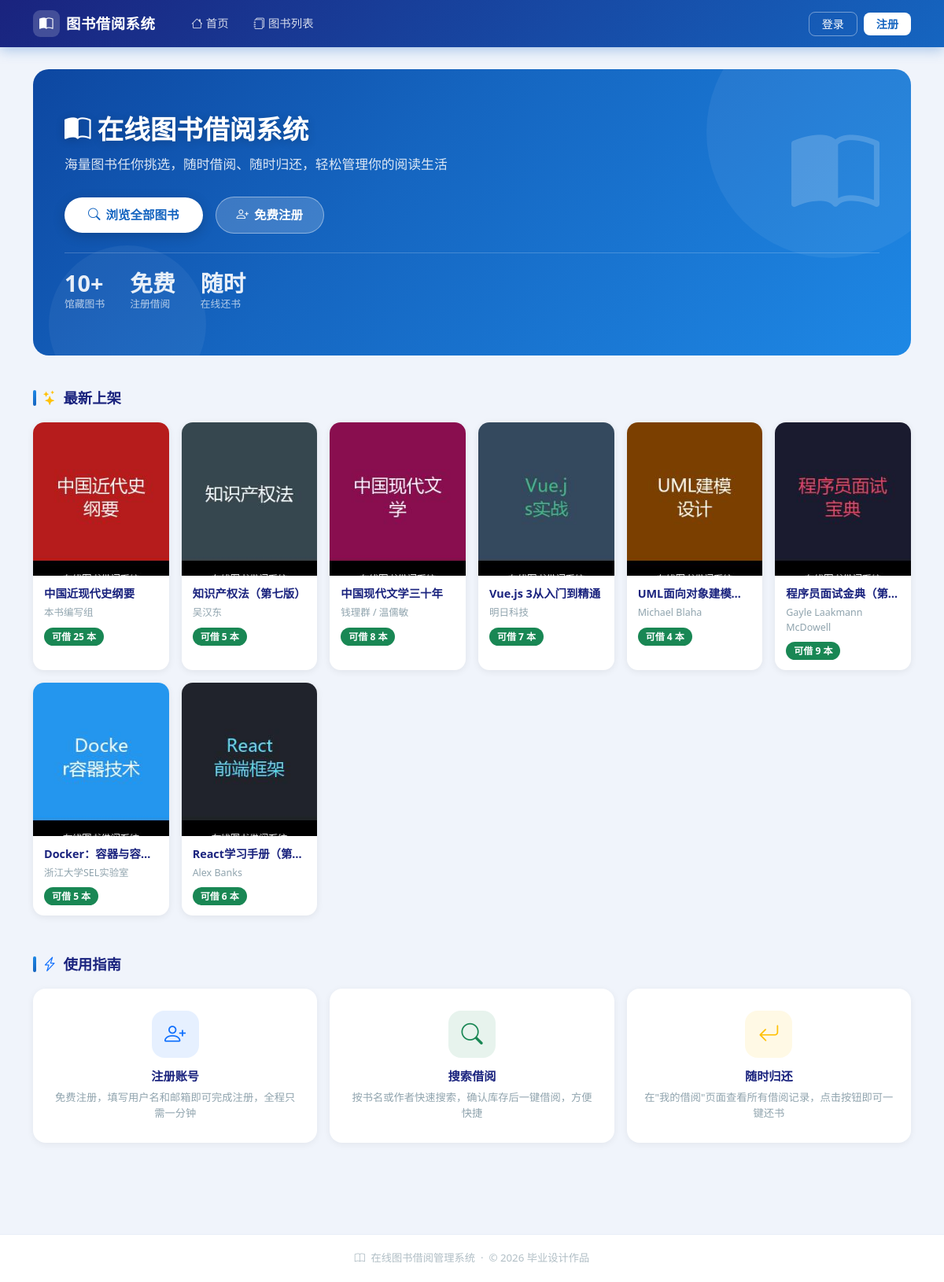
The page / on the database its author committed.
### models.py (models this page shows, shortened)
class Book(db.Model):
    __tablename__ = 'book'
    id = db.Column(db.Integer, primary_key=True)
    title = db.Column(db.String(100), nullable=False)
    author = db.Column(db.String(50), nullable=False)
    publisher = db.Column(db.String(100))
    isbn = db.Column(db.String(30), unique=True)
    description = db.Column(db.Text)
    cover_image = db.Column(db.String(200), default='default.jpg')
    stock = db.Column(db.Integer, default=1)
    category = db.Column(db.String(50), default='其他')   # 图书分类
    created_at = db.Column(db.DateTime, default=datetime.now)
    borrow_records = db.relationship('BorrowRecord', backref='book', lazy=True)
    comments = db.relationship('Comment', backref='book', lazy=True)

### app.py (the view)
@app.route('/')
def index():
    books = Book.query.order_by(Book.created_at.desc()).limit(8).all()
    total_books = Book.query.count()
    total_users = User.query.filter_by(is_admin=False).count()
    total_borrows = BorrowRecord.query.count()
    return render_template('index.html', books=books,
                           total_books=total_books,
                           total_users=total_users,
                           total_borrows=total_borrows)

### templates/index.html (shortened to what this page needs)
{% extends 'base.html' %}
{% block content %}
<div class="hero-section text-white">
    <div class="row align-items-center">
        <div class="col-md-8">
            <h1 class="hero-title">
                <i class="bi bi-book-half me-2"></i>在线图书借阅系统
            </h1>
            <p class="hero-sub">海量图书任你挑选，随时借阅、随时归还，轻松管理你的阅读生活</p>
            <a href="{{ url_for('book_list') }}" class="hero-btn">
                <i class="bi bi-search"></i> 浏览全部图书
            </a>
            {% if not session.get('user_id') %}
            <a href="{{ url_for('register') }}"
               style="background:rgba(255,255,255,.18);color:#fff;font-weight:600;
                      padding:11px 26px;border-radius:50px;border:1.5px solid rgba(255,255,255,.4);
                      text-decoration:none;font-size:.97rem;display:inline-flex;align-items:center;
                      gap:7px;margin-left:12px;transition:background .18s"
               onmouseover="this.style.background='rgba(255,255,255,.28)'"
               onmouseout="this.style.background='rgba(255,255,255,.18)'">
                <i class="bi bi-person-plus"></i> 免费注册
            </a>
            {% endif %}
        </div>
        <div class="col-md-4 d-none d-md-flex justify-content-end">
            <div style="font-size:7rem;opacity:.18;line-height:1">
                <i class="bi bi-book-half"></i>
            </div>
        </div>
    </div>
    <div class="hero-stats mt-4 pt-4" style="border-top:1px solid rgba(255,255,255,.2)">
        <div class="hero-stat">
            <div class="num">10+</div>
            <div class="label">馆藏图书</div>
        </div>
        <div class="hero-stat">
            <div class="num">免费</div>
            <div class="label">注册借阅</div>
        </div>
        <div class="hero-stat">
            <div class="num">随时</div>
            <div class="label">在线还书</div>
        </div>
    </div>
</div>
<div class="section-title">
    <span class="title-dot"></span>
    <i class="bi bi-stars text-warning"></i> 最新上架
</div>
<div class="row g-3 mb-5">
    {% if books %}
        {% for book in books %}
        <div class="col-6 col-md-4 col-lg-2">
            <a href="{{ url_for('book_detail', book_id=book.id) }}" class="text-decoration-none">
                <div class="book-card h-100">
                    <img src="{{ url_for('static', filename='images/' + book.cover_image) }}"
                         class="book-cover" alt="{{ book.title }}"
                         onerror="this.src='{{ url_for('static', filename='images/default.jpg') }}'">
                    <div class="card-body">
                        <div class="book-title" title="{{ book.title }}">{{ book.title }}</div>
                        <div class="book-author">{{ book.author }}</div>
                        <span class="stock-badge {% if book.stock > 0 %}bg-success text-white{% else %}bg-light text-secondary{% endif %}">
                            {% if book.stock > 0 %}可借 {{ book.stock }} 本{% else %}暂无库存{% endif %}
                        </span>
                    </div>
                </div>
            </a>
        </div>
        {% endfor %}
    {% else %}
        <div class="col-12 text-muted">暂无图书，请管理员添加。</div>
    {% endif %}
</div>
<div class="section-title">
    <span class="title-dot"></span>
    <i class="bi bi-lightning-charge text-primary"></i> 使用指南
</div>
<div class="row g-3 mb-2">
    <div class="col-md-4">
        <div class="feature-card">
            <div class="feature-icon-wrap bg-primary bg-opacity-10 text-primary">
                <i class="bi bi-person-plus"></i>
            </div>
            <h6>注册账号</h6>
            <p>免费注册，填写用户名和邮箱即可完成注册，全程只需一分钟</p>
        </div>
    </div>
    <div class="col-md-4">
        <div class="feature-card">
            <div class="feature-icon-wrap bg-success bg-opacity-10 text-success">
                <i class="bi bi-search"></i>
            </div>
            <h6>搜索借阅</h6>
            <p>按书名或作者快速搜索，确认库存后一键借阅，方便快捷</p>
        </div>
    </div>
    <div class="col-md-4">
        <div class="feature-card">
            <div class="feature-icon-wrap bg-warning bg-opacity-10 text-warning">
                <i class="bi bi-arrow-return-left"></i>
            </div>
            <h6>随时归还</h6>
            <p>在"我的借阅"页面查看所有借阅记录，点击按钮即可一键还书</p>
        </div>
    </div>
</div>
{% endblock %}

### templates/base.html (shortened to what this page needs)
<!DOCTYPE html>
<html lang="zh-CN">
<head>
    <link rel="stylesheet" href="https://cdn.jsdelivr.net/npm/bootstrap@5.3.0/dist/css/bootstrap.min.css">
    <link rel="stylesheet" href="https://cdn.jsdelivr.net/npm/bootstrap-icons@1.10.5/font/bootstrap-icons.css">
    <link rel="stylesheet" href="{{ url_for('static', filename='css/style.css') }}">
</head>
<body>
<nav class="navbar navbar-expand-lg navbar-dark">
    <div class="container">
        <a class="navbar-brand text-white text-decoration-none" href="{{ url_for('index') }}">
            <span class="brand-icon"><i class="bi bi-book-half"></i></span>
            <span>图书借阅系统</span>
        </a>
        <div class="collapse navbar-collapse" id="navMenu">
            <ul class="navbar-nav me-auto ms-3 gap-1">
                <li class="nav-item">
                    <a class="nav-link" href="{{ url_for('index') }}">
                        <i class="bi bi-house me-1"></i>首页
                    </a>
                </li>
                <li class="nav-item">
                    <a class="nav-link" href="{{ url_for('book_list') }}">
                        <i class="bi bi-journals me-1"></i>图书列表
                    </a>
                </li>
            </ul>
            <ul class="navbar-nav ms-auto gap-2 align-items-center">
                {% if session.get('user_id') %}
                    <li class="nav-item dropdown">
                        <a class="nav-user-badge text-decoration-none dropdown-toggle"
                           href="#" role="button" data-bs-toggle="dropdown">
                            <i class="bi bi-person-circle"></i>
                            {{ session['username'] }}
                        </a>
                        <ul class="dropdown-menu dropdown-menu-end shadow border-0 rounded-3 mt-2">
                            <li>
                                <a class="dropdown-item py-2" href="{{ url_for('profile') }}">
                                    <i class="bi bi-person me-2 text-primary"></i>个人中心
                                </a>
                            </li>
                            <li>
                                <a class="dropdown-item py-2" href="{{ url_for('my_borrow') }}">
                                    <i class="bi bi-clock-history me-2 text-primary"></i>我的借阅
                                </a>
                            </li>
                            <li><hr class="dropdown-divider my-1"></li>
                            <li>
                                <a class="dropdown-item py-2 text-danger" href="{{ url_for('logout') }}">
                                    <i class="bi bi-box-arrow-right me-2"></i>退出登录
                                </a>
                            </li>
                        </ul>
                    </li>
                {% else %}
                    <li class="nav-item">
                        <a class="nav-btn text-decoration-none" href="{{ url_for('login') }}">登录</a>
                    </li>
                    <li class="nav-item">
                        <a class="nav-btn-solid text-decoration-none" href="{{ url_for('register') }}">注册</a>
                    </li>
                {% endif %}
            </ul>
        </div>
    </div>
</nav>
<div class="main-wrap">
    <div class="container">
        {% block content %}{% endblock %}
    </div>
</div>
<footer class="site-footer">
    <div class="container">
        <i class="bi bi-book me-1"></i>
        在线图书借阅管理系统 &nbsp;·&nbsp; © 2026 毕业设计作品
    </div>
</footer>
</body>
</html>

### static/css/style.css (style rules this page uses)
*, *::before, *::after { box-sizing: border-box; }
body { font-family: "Microsoft YaHei", "PingFang SC", "Segoe UI", sans-serif; background: #f0f4fb; color: #2d3748; font-size: 15px; }
a { transition: color .2s; }
.navbar { background: linear-gradient(135deg, #1a237e 0%, #1565c0 100%) !important; box-shadow: 0 3px 16px rgba(21,101,192,.35); padding: 0 0; }
.navbar .container { height: 60px; }
.navbar-brand { font-size: 1.15rem; font-weight: 800; letter-spacing: .5px; display: flex; align-items: center; gap: 8px; }
.navbar-brand .brand-icon { width: 34px; height: 34px; background: rgba(255,255,255,.18); border-radius: 9px; display: flex; align-items: center; justify-content: center; font-size: 1.1rem; }
.nav-link { font-size: .9rem; font-weight: 500; padding: 6px 14px !important; border-radius: 8px; color: rgba(255,255,255,.82) !important; transition: background .18s, color .18s; }
.nav-btn { border: 1.5px solid rgba(255,255,255,.4); border-radius: 8px; padding: 5px 16px; font-size: .88rem; color: #fff !important; transition: background .18s; }
.nav-btn-solid { background: #fff; color: #1565c0 !important; border: none; border-radius: 8px; padding: 5px 16px; font-size: .88rem; font-weight: 600; }
.main-wrap { padding: 28px 0 60px; }
.hero-section { background: linear-gradient(135deg, #0d47a1 0%, #1565c0 40%, #1e88e5 100%); border-radius: 20px; padding: 56px 40px; position: relative; overflow: hidden; margin-bottom: 40px; }
.hero-section::before { content: ''; position: absolute; width: 320px; height: 320px; background: rgba(255,255,255,.06); border-radius: 50%; top: -80px; right: -60px; }
.hero-section::after { content: ''; position: absolute; width: 200px; height: 200px; background: rgba(255,255,255,.05); border-radius: 50%; bottom: -60px; left: 20px; }
.hero-section .hero-title { font-size: 2.1rem; font-weight: 800; text-shadow: 0 2px 12px rgba(0,0,0,.2); margin-bottom: 12px; }
.hero-section .hero-sub { font-size: 1.05rem; opacity: .85; margin-bottom: 28px; }
.hero-section .hero-btn { background: #fff; color: #1565c0; font-weight: 700; padding: 11px 30px; border-radius: 50px; border: none; font-size: .97rem; box-shadow: 0 4px 16px rgba(0,0,0,.18); transition: transform .18s, box-shadow .18s; text-decoration: none; display: inline-flex; align-items: center; gap: 7px; }
.hero-stats { display: flex; gap: 32px; margin-top: 32px; }
.hero-stat { color: rgba(255,255,255,.9); }
.hero-stat .num { font-size: 1.8rem; font-weight: 800; line-height: 1; }
.hero-stat .label { font-size: .8rem; opacity: .75; margin-top: 2px; }
.section-title { font-size: 1.15rem; font-weight: 800; color: #1a237e; display: flex; align-items: center; gap: 8px; margin-bottom: 18px; }
.section-title .title-dot { width: 4px; height: 20px; background: linear-gradient(#1e88e5, #1565c0); border-radius: 2px; }
.book-card { border: none !important; border-radius: 14px !important; overflow: hidden; background: #fff; box-shadow: 0 2px 10px rgba(0,0,0,.07); transition: transform .22s ease, box-shadow .22s ease; cursor: pointer; }
.book-cover { width: 100%; height: 195px; object-fit: cover; display: block; }
.book-card .card-body { padding: 12px 14px 14px; }
.book-title { font-size: .9rem; font-weight: 700; color: #1a237e; white-space: nowrap; overflow: hidden; text-overflow: ellipsis; margin-bottom: 4px; }
.book-author { font-size: .78rem; color: #90a4ae; margin-bottom: 8px; }
.stock-badge { font-size: .75rem; font-weight: 600; padding: 3px 10px; border-radius: 20px; }
.feature-card { border: none !important; border-radius: 16px !important; padding: 28px 22px; background: #fff; box-shadow: 0 2px 10px rgba(0,0,0,.06); transition: transform .2s, box-shadow .2s; text-align: center; }
.feature-icon-wrap { width: 60px; height: 60px; border-radius: 16px; display: inline-flex; align-items: center; justify-content: center; font-size: 1.7rem; margin-bottom: 14px; }
.feature-card h6 { font-weight: 700; font-size: .95rem; color: #1a237e; }
.feature-card p { font-size: .83rem; color: #90a4ae; margin: 0; }
.site-footer { background: #fff; border-top: 1px solid #e8edf7; padding: 20px 0; text-align: center; color: #b0bec5; font-size: .83rem; margin-top: 48px; }

### rows shown on the page
Book: cover_image (picture), title "中国近现代史纲要", author "本书编写组", stock "25"
Book: cover_image (picture), title "知识产权法（第七版）", author "吴汉东", stock "5"
Book: cover_image (picture), title "中国现代文学三十年", author "钱理群 / 温儒敏", stock "8"
Book: cover_image (picture), title "Vue.js 3从入门到精通", author "明日科技", stock "7"
Book: cover_image (picture), title "UML面向对象建模…", author "Michael Blaha", stock "4"
Book: cover_image (picture), title "程序员面试金典（第…", author "Gayle Laakmann McDowell", stock "9"
Book: cover_image (picture), title "Docker：容器与容…", author "浙江大学SEL实验室", stock "5"
Book: cover_image (picture), title "React学习手册（第…", author "Alex Banks", stock "6"
